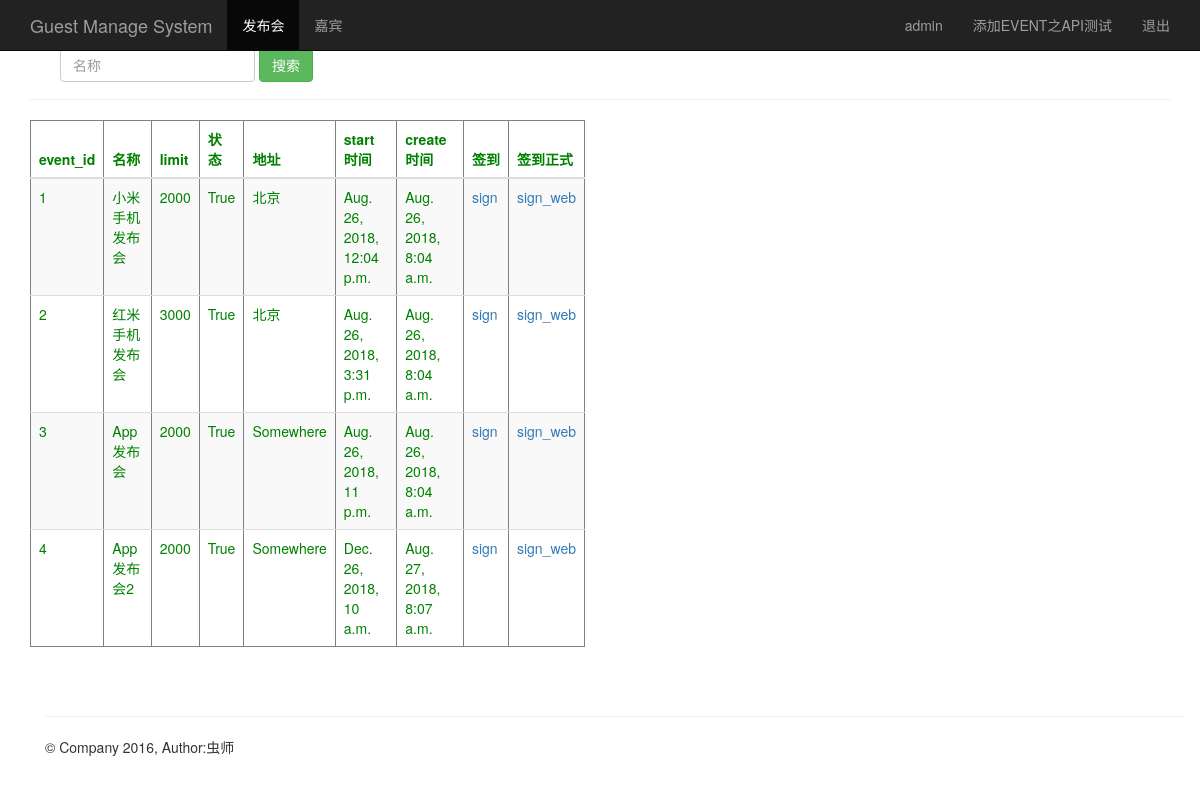
The page /event_manage/ (signed in) on the database its author committed.
### sign/models.py (models this page shows, shortened)
class Event(models.Model):
    name = models.CharField(max_length=100)            # 发布会标题
    limit = models.IntegerField()                      # 限制人数
    status = models.BooleanField()                     # 状态
    address = models.CharField(max_length=200)         # 地址
    start_time = models.DateField('events time from modes', default=timezone.now)
    create_time = models.DateField(auto_now=True)  # 创建时间（自动获取当前时间）

### sign/views.py (the view)
# urls.py: url(r'^event_manage/$', views.event_manage),
@login_required
def event_manage(request):
    event_list = Event.objects.all()
    username = request.session.get('username', '')
    return render(request, "event_manage.html", {"user": username,"events":event_list})

### sign/templates/event_manage.html
{% extends "base.html" %}
{% block content %}
    <nav class="navbar navbar-inverse navbar-fixed-top">
      <div class="container">
        <div class="navbar-header">
          <a class="navbar-brand" href="/event_manage/">Guest Manage System</a>
        </div>
        <div id="navbar" class="collapse navbar-collapse">
          <ul class="nav navbar-nav">
            <li class="active"><a href="#">发布会</a></li>
            <li><a href="/guest_manage/">嘉宾</a></li>
          </ul>
          <ul class="nav navbar-nav navbar-right">
           <li><a href="#">{{user}}</a></li>
           <li><a href="/api_test/">添加EVENT之API测试</a></li>
           <li><a href="/logout/">退出</a></li>
         </ul>
        </div>
      </div>
    </nav>
    <div class="container theme-showcase" role="main">
      <div class="page-header">
        <div id="navbar" class="navbar-collapse collapse">
          <form class="navbar-form" method="get" action="/search_name/">
            <div class="form-group">
              <input name="name" type="text" placeholder="名称" class="form-control">
            </div>
            <button type="submit" class="btn btn-success">搜索</button>
          </form>
        </div>
      </div>
      <div class="row">
        <div class="col-md-6">
          <table class="table table-striped" border="1" style="color: green">
            <thead>
              <tr>
                <th>event_id</th>
                <th>名称</th>
                <th>limit</th>
                <th>状态</th>
                <th>地址</th>
                <th>start时间</th>
                <th>create时间</th>
                <th style="width: 45px;">签到</th>
                <th>签到正式</th>
              </tr>
            </thead>
            <tbody >
              {% for event in events %}
                <tr>
                  <td>{{ event.id }}</td>
                  <td>{{ event.name }}</td>
                  <td>{{ event.limit }}</td>
                  <td>{{ event.status }}</td>
                  <td>{{ event.address }}</td>
                  <td>{{ event.start_time }}</td>
                  <td>{{ event.create_time }}</td>
                  <td><a href="/sign_index/{{ event.id }}/"  target="{{ event.id }}_blank">sign</a></td>
                  <td><a href="/sign_index2/{{ event.id }}/"  target="{{ event.id }}_blank">sign_web</a></td>
                </tr>
             {% endfor %}
            </tbody>
          </table>
        </div>
      </div>
{% endblock %}

### sign/templates/base.html (shortened to what this page needs)
<!DOCTYPE html>
<html lang="zh-CN">
  <head>
      <link href="//cdn.bootcss.com/bootstrap/3.3.5/css/bootstrap.min.css" rel="stylesheet">
      <link href="//v3.bootcss.com/examples/theme/theme.css" rel="stylesheet">
  </head>
  <body role="document">
  {% block content %}
  {% endblock %}
    <div class="container theme-showcase" role="main">
        <div class="page-header">
        </div>
        <footer class="footer">
          <p>&copy; Company 2016, Author:虫师</p>
        </footer>
    </div>
  </body>
</html>

### rows shown on the page
Event: id "1", name "小米手机发布会", limit "2000", status "True", address "北京", start_time "Aug. 26, 2018, 12:04 p.m.", create_time "Aug. 26, 2018, 8:04 a.m."
Event: id "2", name "红米手机发布会", limit "3000", status "True", address "北京", start_time "Aug. 26, 2018, 3:31 p.m.", create_time "Aug. 26, 2018, 8:04 a.m."
Event: id "3", name "App发布会", limit "2000", status "True", address "Somewhere", start_time "Aug. 26, 2018, 11 p.m.", create_time "Aug. 26, 2018, 8:04 a.m."
Event: id "4", name "App发布会2", limit "2000", status "True", address "Somewhere", start_time "Dec. 26, 2018, 10 a.m.", create_time "Aug. 27, 2018, 8:07 a.m."

### other values the page prints
{{ user }} "admin"
